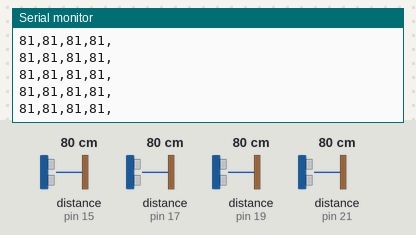
The sketch below on a simulated Arduino Uno, built with avr-gcc and run on an emulated ATmega328P. On the bench: the last lines printed to the serial monitor. Inputs (shaded band) come from the test bench; at power-on: distance to the obstacle (sensors on pin 17, pin 19, pin 15, pin 21) 80 cm. The echo pulse lasts 58.3 µs per cm.

Above: at 1.2 s.
1.3 s: distance to the obstacle (sensor on pin 17) set to 2 cm
At 1.8 s:
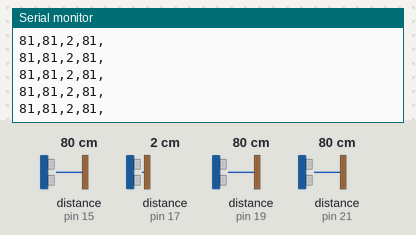
4.3 s: distance to the obstacle (sensor on pin 19) set to 4 cm
At 5.0 s:
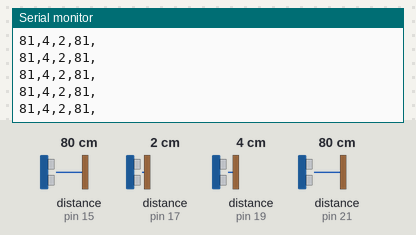
7.3 s: distance to the obstacle (sensor on pin 15) set to 2 cm
At 8.2 s:
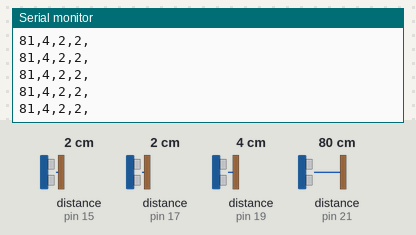
8.8 s: distance to the obstacle (sensor on pin 21) set to 2 cm
At 9.6 s:
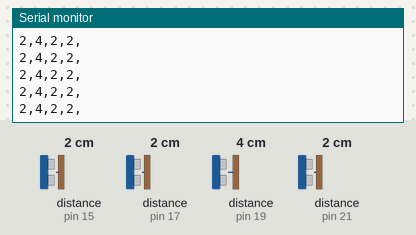
11.8 s: distance to the obstacle (sensor on pin 19) set to 299 cm
At 12.6 s:
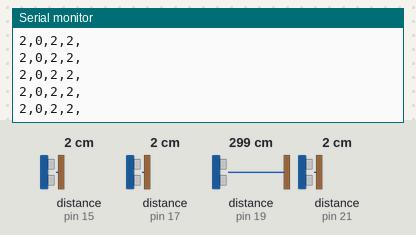
14.8 s: distance to the obstacle (sensor on pin 15) set to 4 cm
At 15.7 s:
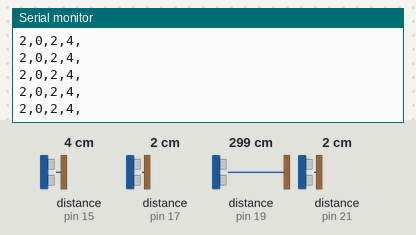
Timing chart, 0 to 17.3 s (numbered marks = the images above; inputs shaded):
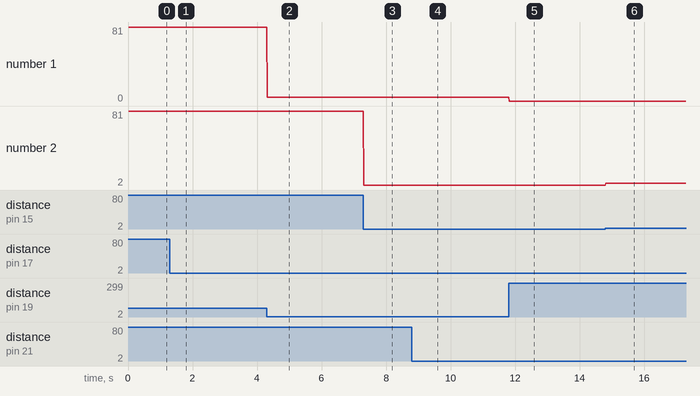

Measured:
- after the input at 1.3 s, the serial monitor: prints a new line at once (image 1)
- after the input at 4.3 s, the serial monitor: prints a new line at once (image 2)
- after the input at 7.3 s, the serial monitor: prints a new line at once (image 3)
- after the input at 8.8 s, the serial monitor: prints a new line at once (image 4)
- after the input at 11.8 s, the serial monitor: prints a new line at once (image 5)
- after the input at 14.8 s, the serial monitor: prints a new line at once (image 6)
- plotted number 1: 81 → 4 after the input at 4.3 s, 4 → 0 after the input at 11.8 s
- plotted number 2: 2 → 4 after the input at 14.8 s

The sketch:

sonar.ino
```cpp
#include <NewPing.h>


#define MAX_DISTANCE 280
#define NUMSENSORS 4

int triggerPins[NUMSENSORS] = {20, 18, 16, 14};
int echoPins[NUMSENSORS] = {21, 19, 17, 15};
NewPing *sonar[NUMSENSORS];

void setup() {
  for (int i = 0; i < NUMSENSORS; ++i) {
    sonar[i] = new NewPing(triggerPins[i], echoPins[i], MAX_DISTANCE);
  }
  Serial.begin(57600);
}

int distance[NUMSENSORS];

void loop() {
  for (int i = 0; i < NUMSENSORS; ++i) {
    distance[i] = sonar[i]->ping_cm();
  }

  for (int i = 0; i < NUMSENSORS; ++i) {
    Serial.print(distance[i]);
    Serial.print(",");
  }
  Serial.println();
}
```
